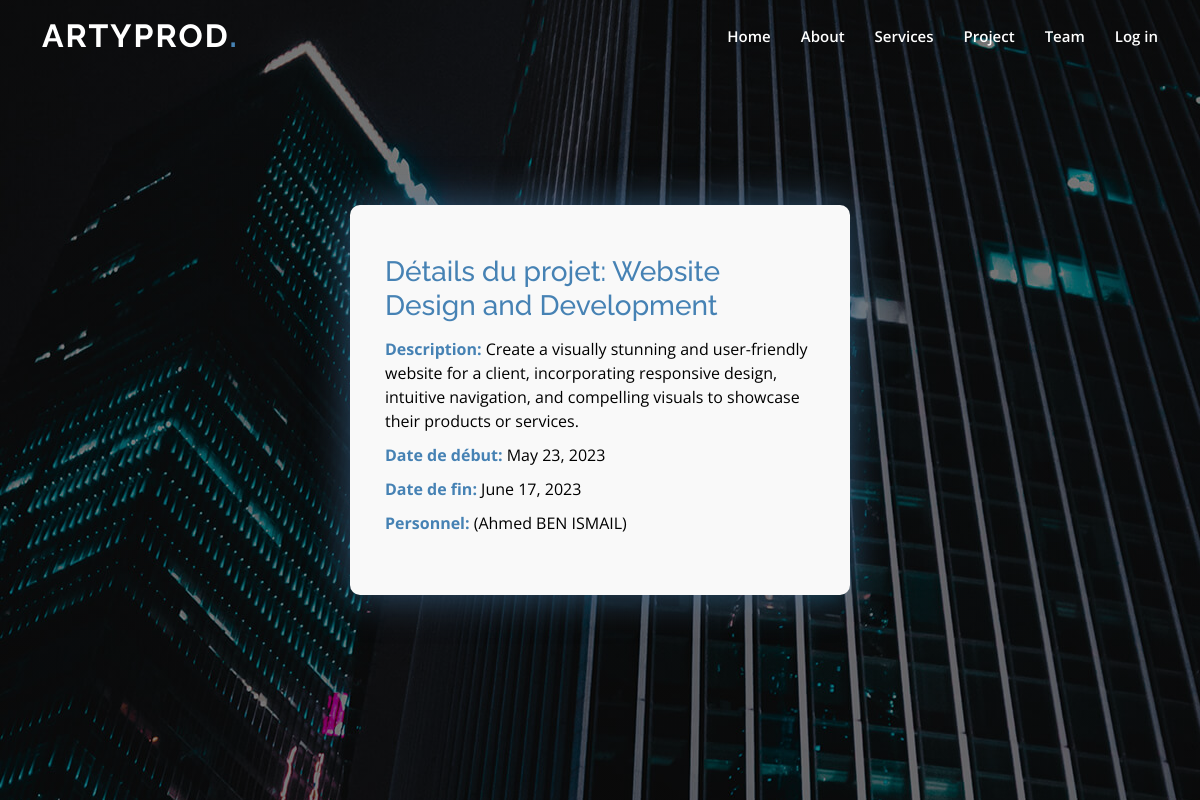
Page /projet/28/ on the committed database.
### users/models.py (models this page shows, shortened)
class Projett(models.Model):
    libell = models.CharField(max_length=255)
    description = models.CharField(max_length=1000)
    date_debut = models.DateField(null=True, default=date.today)
    date_fin = models.DateField(null=True, blank=True)
    achevé = models.CharField(max_length=1, default='N', choices=[('N','non'),('O','oui')])
    equipe = models.ForeignKey('Equipe', on_delete=models.CASCADE)
    user_id = models.IntegerField(default=0)
    created_by_admin = models.BooleanField(default=False)

class Equipe(models.Model):
    personne = models.ManyToManyField('Personnell')
    def __str__(self):
        membres_str = ", ".join(self.personne.values_list('nom', flat=True))
        return f"({membres_str})"

### users/views.py (the view)
# urls.py: path('projet/<int:projet_id>/', views.projet_detail, name='projet_detail'),
def projet_detail(request, projet_id):
    projet = Projett.objects.get(id=projet_id)
    template = loader.get_template('agence/projet_detail.html')
    return render(request, 'agence/projet_detail.html', {'projet': projet})

### users/templates/agence/projet_detail.html (shortened to what this page needs)
{% extends 'users/base.html' %}
{% block content %}
{% load static %}
<div class="con">
  <div class="inner-con">
    <h1>Détails du projet: {{ projet.libell }}</h1>
    <p><strong>Description:</strong> {{ projet.description }}</p>
    {% if projet.date_debut %}
    <p><strong>Date de début:</strong> {{ projet.date_debut }}</p>
    {% endif %}
    {% if projet.date_fin %}
    <p><strong>Date de fin:</strong> {{ projet.date_fin }}</p>
    {% endif %}
    <p><strong>Personnel:</strong> {{ projet.equipe }}</p>
  </div>
</div>
{% endblock %}

### assets/css/style.css (style rules this page uses)
body { font-family: "Open Sans", sans-serif; color: #444444; }
h1, h2, h3, h4, h5, h6 { font-family: "Raleway", sans-serif; }

### rows in the picture
Projett: libell "Website Design and Development", description "Create a visually stunning and user-friendly website for a client, incorporating responsive design, intuitive navigation, and compelling visuals to showcase their products or services.", date_debut "May 23, 2023", date_fin "June 17, 2023", equipe "(Ahmed BEN ISMAIL)"
